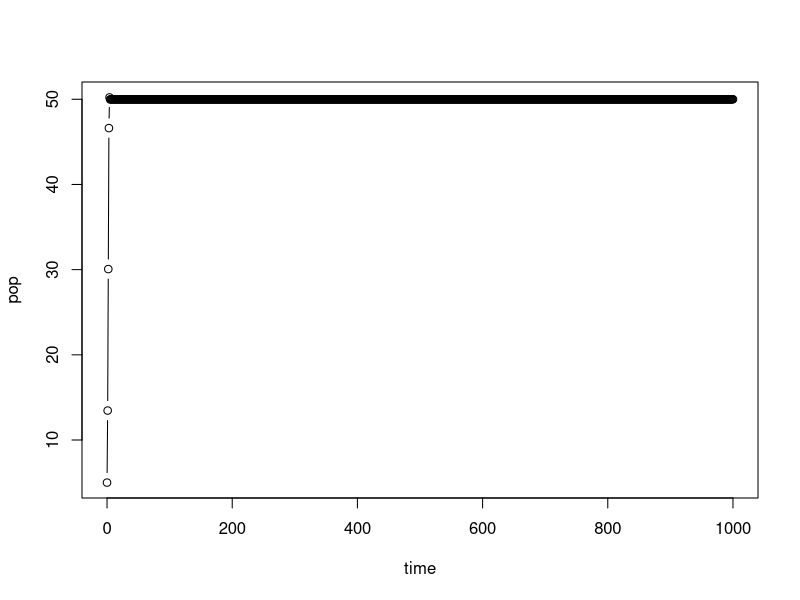
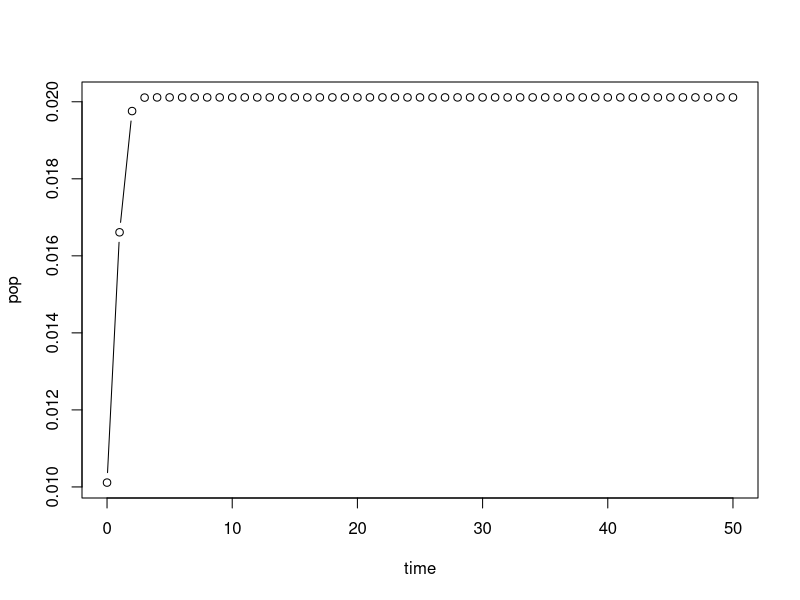
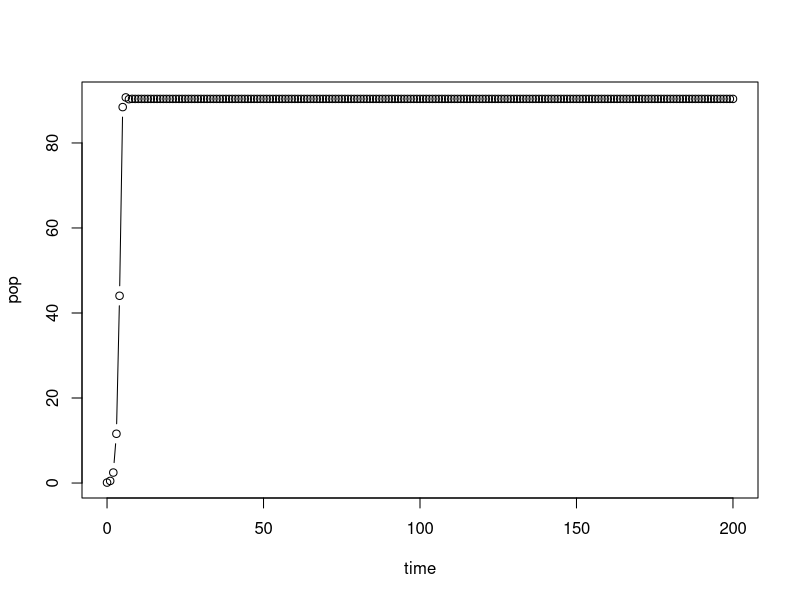
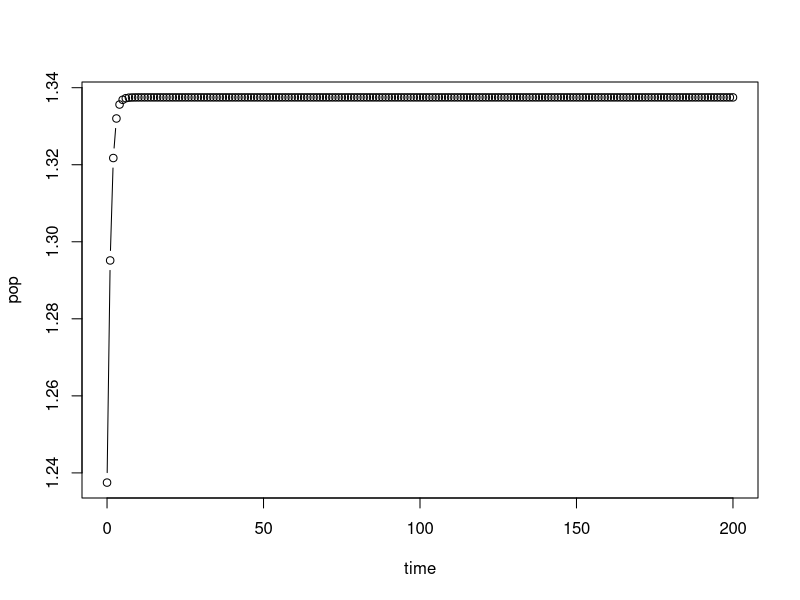
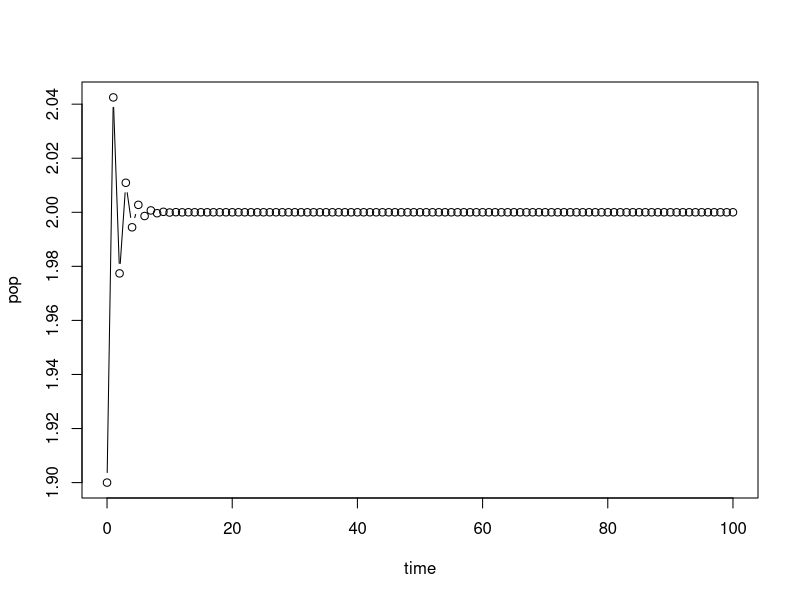
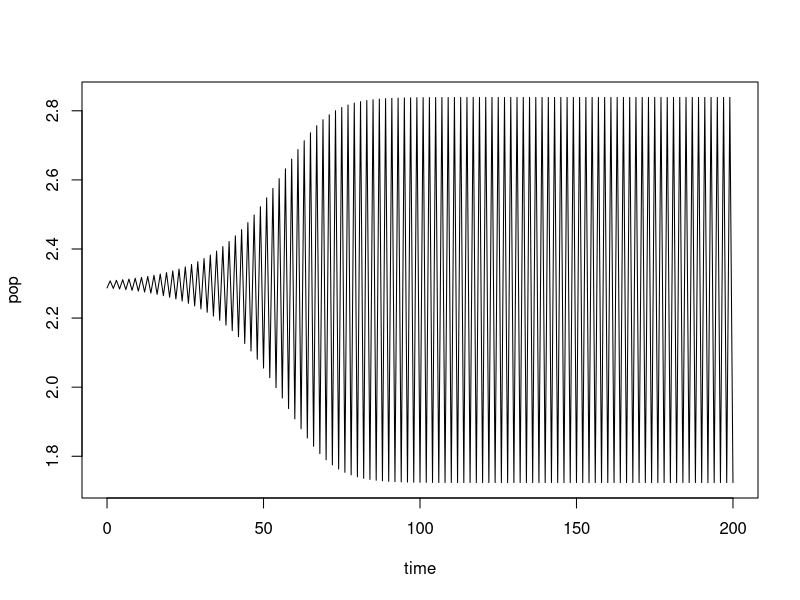
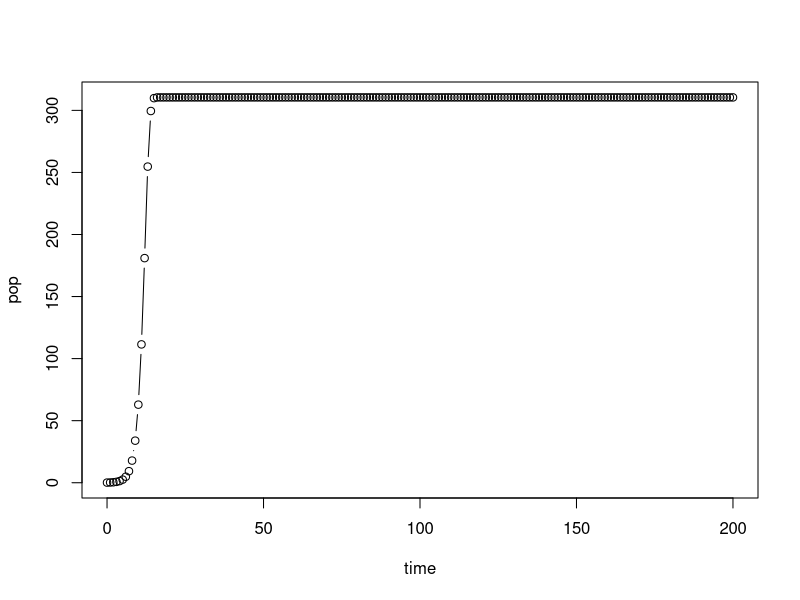
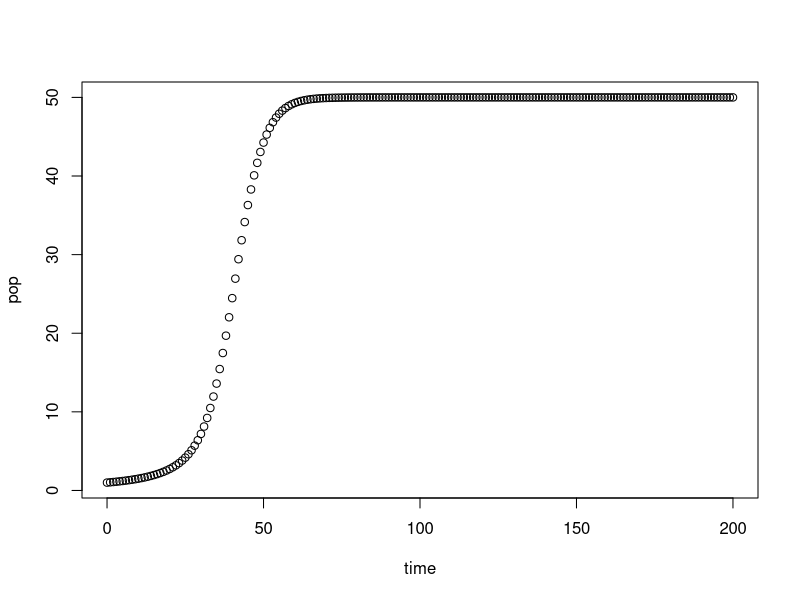

These charts were generated, in order, by the following R code:
# Exploring Ricker model
Ricker<-function(r,K,p0,lensim){
  pop<-c(p0)
  time<-c(0)
  # po<-rep(K,r)
  # print(po)
  
  for(it in c(1:lensim)){
    pt<-p0*exp(r*(1-(p0/K)))
    time<-c(time,it)
    pop<-c(pop,pt)
    p0<-pt
  }
  
  plot(time,pop,type="b")
  
}

#call the function
Ricker(r=1.1,K=50,p0=5,lensim=1000) # bifurcation point r=1
#-------------------------------------------------------

# Exploring Hassell model
# help: https://jmahaffy.sdsu.edu/courses/s00a/math121/lectures/qual_discrete/qualdiscrete.html#Hassell
#       https://www.jstor.org/stable/pdf/3863.pdf?refreqid=excelsior%3A348907abb1bca7f039109d94db5667b5
#       http://lab.rockefeller.edu/cohenje/PDFs/231CohenUnexpectedDominanceHighFreqChaoticNonlinPpnModelsLet.pdf

Hassell<-function(r,a,b,p0,lensim){
  pop<-c(p0)
  time<-c(0)
  
  for(it in c(1:lensim)){
    pt<-(r*p0)/((1+(a*p0))^b)
    time<-c(time,it)
    pop<-c(pop,pt)
    p0<-pt
  }
  
  r1<-((b/(b-1)))^b
  r2<-((b/(b-2)))^b
  plot(time,pop,type="b")
  return(pop)
  
  
  #provided b>2 (to get finite r2), these are the stability conditions:
  cat("For stable, monotonic approach towards eqm. upper limit of r should be",r1,"\n")

  cat("For stable, oscillatory approach towards eqm. upper limit of r should be within ",r1,"to",r2,"\n")
  
}

#call the function
r<-2.72
a<-0.5
b<-100
K_e<-((r^(1/b))-1)/a
K_e
x<-Hassell(r=r, a=a, b=b, p0=K_e-0.01, lensim=50) #b~1.5 : contest, b~100 : scramble
diff(x)
Hassell(r=5, a=0.01, b=2.5, p0=0.1, lensim=200) # see change : r=5,a=0.5 and vary b 1.5 to 5.5
#----------------------------------------------------------------------------------------------------
# Exploring Maynard Smith model
Msmith<-function(r,a,b,p0,lensim){
  pop<-c(p0)
  time<-c(0)
  
  for(it in c(1:lensim)){
    pt<-(r*p0)/(1+((a*p0)^b))
    time<-c(time,it)
    pop<-c(pop,pt)
    p0<-pt
  }
  
  plot(time,pop,type="b")
  
}

#call the function
r<-1.2
a<-0.5
b<-4
K_e<-((r-1)^(1/b))/a
K_e
Msmith(r=r,a=a,b=b,p0=K_e-0.1,lensim=200) #see changes as r=5,a=0.5 and vary b : 1,1.5,2,4
                                          #see changes as a=0.5,b=4 and vary r : 1.2, 1.5, 2
#--------------------------------------------------------------------------------------------------

# Exploring Verhulst model
Verhulst<-function(r,K,p0,lensim){
  pop<-c(p0)
  time<-c(0)
  # po<-rep(K,r)
  # print(po)
  
  for(it in c(1:lensim)){
    pt<-p0*(1+r*(1-(p0/K))) 
    time<-c(time,it)
    pop<-c(pop,pt)
    p0<-pt
  }
  
  plot(time,pop,type="b")
}

#call the function
K<-2
r<-1.5
p0<-K-0.1
Verhulst(r=r,K=K,p0=p0,lensim=100) # eqm. point =1

#-------------------------------------------------------------
# Exploring pennycuick model
Pennycuick<-function(r,a,b,p0,lensim){
  pop<-c(p0)
  time<-c(0)
  
  for(it in c(1:lensim)){
    pt<-(r*p0)/(1+exp(-a*(1-(p0/b))))
    time<-c(time,it)
    pop<-c(pop,pt)
    p0<-pt
  }
  
  plot(time,pop,type="l")
  
}

#call the function
a<-0.1
b<-0.1
r<-10
K_e<-(b/a)*(a+log(r-1))
K_e
Pennycuick(r=r,a=a,b=b,p0=K_e-0.01,lensim=200) 

#-----------------------------------------
# Exploring Malthus model
Malthus<-function(r,K,L,p0,lensim){
  pop<-c(p0)
  time<-c(0)
  
  for(it in c(1:lensim)){
    pt<-r*p0*(K-p0+(L*log(p0)))
    time<-c(time,it)
    pop<-c(pop,pt)
    p0<-pt
  }
  
  plot(time,pop,type="b")
  
}

#call the function
r<-0.0032
K<-600
L<-4

Malthus(r=r,K=K,L=L,p0=0.1,lensim=200) 

#-----------------------------------------
# Exploring Austin-Brewer model
AustinBrewer<-function(r,K,s,p0,lensim){
  pop<-c(p0)
  time<-c(0)
  
  for(it in c(1:lensim)){
    pt<-p0*(1+(r*(K-p0)*(1-exp(-s*p0)))) 
    time<-c(time,it)
    pop<-c(pop,pt)
    p0<-pt
  }
  
  plot(time,pop,type="b")
  
}

#call the function
s<-0.2
K<-50
rc<-1/(K*(1-exp(-s*K)))
rc
r<-0.004
AustinBrewer(r=r,K=K,s=s,p0=1,lensim=200) 

#----------------------------------------------------
# Exploring Varley model

Varley<-function(r,b,C,p0,lensim){
  pop<-c(p0)
  time<-c(0)
  
  for(it in c(1:lensim)){
    if(p0<=C){
      pt<-r*p0
    }else{
      pt<-r*(p0^(1-b))
    }
    time<-c(time,it)
    pop<-c(pop,pt)
    p0<-pt
  }
  
  plot(time,pop,type="b")
  
}

#call the function
b<-1.2
r<-4
C<-1
p0<-r^(1/b)
p0
Varley(r=r,b=b,C=C,p0=p0-1,lensim=200) 
